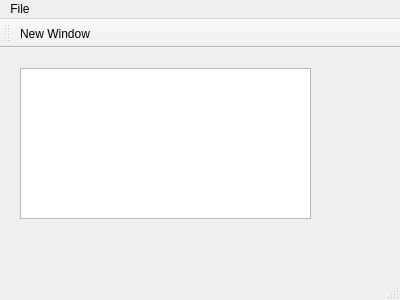
<?xml version="1.0" encoding="UTF-8"?>
<ui version="4.0">
 <class>MainWindow</class>
 <widget class="QMainWindow" name="MainWindow">
  <property name="geometry">
   <rect>
    <x>0</x>
    <y>0</y>
    <width>400</width>
    <height>300</height>
   </rect>
  </property>
  <property name="windowTitle">
   <string>MainWindow</string>
  </property>
  <widget class="QWidget" name="centralWidget">
   <widget class="QPlainTextEdit" name="plainTextEdit">
    <property name="geometry">
     <rect>
      <x>20</x>
      <y>20</y>
      <width>291</width>
      <height>151</height>
     </rect>
    </property>
   </widget>
  </widget>
  <widget class="QMenuBar" name="menuBar">
   <property name="geometry">
    <rect>
     <x>0</x>
     <y>0</y>
     <width>400</width>
     <height>21</height>
    </rect>
   </property>
   <widget class="QMenu" name="menuFile">
    <property name="title">
     <string>File</string>
    </property>
    <addaction name="actionNew_Window"/>
   </widget>
   <addaction name="menuFile"/>
  </widget>
  <widget class="QToolBar" name="mainToolBar">
   <attribute name="toolBarArea">
    <enum>TopToolBarArea</enum>
   </attribute>
   <attribute name="toolBarBreak">
    <bool>false</bool>
   </attribute>
   <addaction name="actionNew_Window"/>
  </widget>
  <widget class="QStatusBar" name="statusBar"/>
  <action name="actionNew_Window">
   <property name="text">
    <string>New Window</string>
   </property>
  </action>
 </widget>
 <layoutdefault spacing="6" margin="11"/>
 <resources/>
 <connections/>
</ui>
